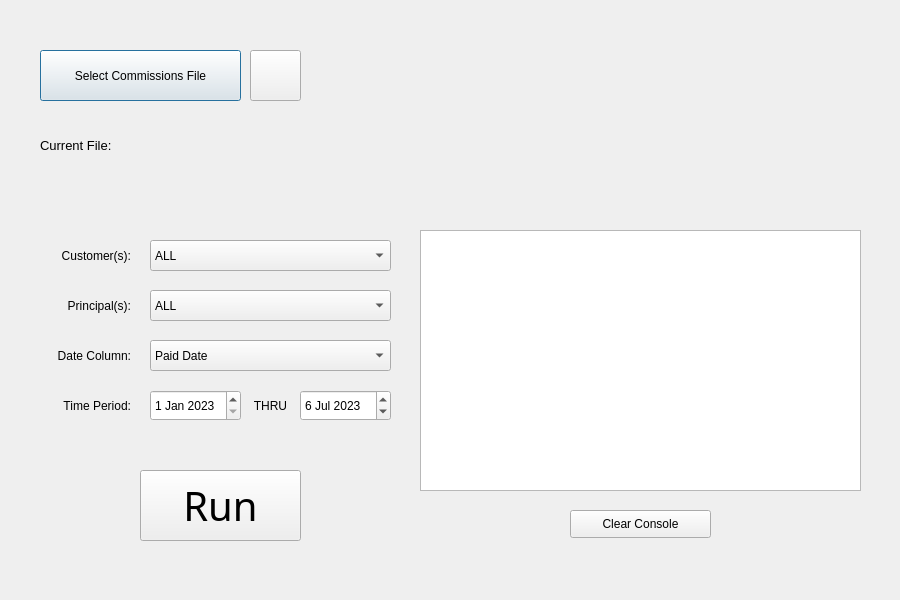
<?xml version="1.0" encoding="UTF-8"?>
<ui version="4.0">
 <class>AutomateExcel</class>
 <widget class="QDialog" name="AutomateExcel">
  <property name="geometry">
   <rect>
    <x>0</x>
    <y>0</y>
    <width>900</width>
    <height>600</height>
   </rect>
  </property>
  <property name="windowTitle">
   <string>Adjust File Screen</string>
  </property>
  <widget class="QPushButton" name="btnSelectFile">
   <property name="geometry">
    <rect>
     <x>40</x>
     <y>50</y>
     <width>201</width>
     <height>51</height>
    </rect>
   </property>
   <property name="text">
    <string>Select Commissions File</string>
   </property>
  </widget>
  <widget class="QTextEdit" name="txtConsole">
   <property name="geometry">
    <rect>
     <x>420</x>
     <y>230</y>
     <width>441</width>
     <height>261</height>
    </rect>
   </property>
   <property name="font">
    <font>
     <family>Dubai Medium</family>
     <pointsize>10</pointsize>
     <weight>50</weight>
     <bold>false</bold>
    </font>
   </property>
   <property name="readOnly">
    <bool>true</bool>
   </property>
   <property name="html">
    <string>&lt;!DOCTYPE HTML PUBLIC &quot;-//W3C//DTD HTML 4.0//EN&quot; &quot;http://www.w3.org/TR/REC-html40/strict.dtd&quot;&gt;
&lt;html&gt;&lt;head&gt;&lt;meta name=&quot;qrichtext&quot; content=&quot;1&quot; /&gt;&lt;style type=&quot;text/css&quot;&gt;
p, li { white-space: pre-wrap; }
&lt;/style&gt;&lt;/head&gt;&lt;body style=&quot; font-family:'Dubai Medium'; font-size:10pt; font-weight:400; font-style:normal;&quot;&gt;
&lt;p style=&quot;-qt-paragraph-type:empty; margin-top:0px; margin-bottom:0px; margin-left:0px; margin-right:0px; -qt-block-indent:0; text-indent:0px;&quot;&gt;&lt;br /&gt;&lt;/p&gt;&lt;/body&gt;&lt;/html&gt;</string>
   </property>
  </widget>
  <widget class="QLabel" name="lblTaarcomImage">
   <property name="geometry">
    <rect>
     <x>550</x>
     <y>40</y>
     <width>181</width>
     <height>171</height>
    </rect>
   </property>
   <property name="acceptDrops">
    <bool>true</bool>
   </property>
   <property name="autoFillBackground">
    <bool>true</bool>
   </property>
   <property name="text">
    <string/>
   </property>
   <property name="pixmap">
    <pixmap>TAARCOM.png</pixmap>
   </property>
   <property name="scaledContents">
    <bool>true</bool>
   </property>
  </widget>
  <widget class="QLabel" name="lbltxtCurrentFile">
   <property name="geometry">
    <rect>
     <x>40</x>
     <y>130</y>
     <width>111</width>
     <height>31</height>
    </rect>
   </property>
   <property name="font">
    <font>
     <pointsize>10</pointsize>
    </font>
   </property>
   <property name="text">
    <string>&lt;html&gt;&lt;head/&gt;&lt;body&gt;&lt;p&gt;&lt;span style=&quot; text-decoration: underline;&quot;&gt;Current File:&lt;/span&gt;&lt;/p&gt;&lt;/body&gt;&lt;/html&gt;</string>
   </property>
  </widget>
  <widget class="QLabel" name="lblSelectedFile">
   <property name="geometry">
    <rect>
     <x>40</x>
     <y>170</y>
     <width>351</width>
     <height>31</height>
    </rect>
   </property>
   <property name="font">
    <font>
     <pointsize>9</pointsize>
    </font>
   </property>
   <property name="text">
    <string>&lt;No File Selected&gt;</string>
   </property>
   <property name="alignment">
    <set>Qt::AlignLeading|Qt::AlignLeft|Qt::AlignTop</set>
   </property>
   <property name="wordWrap">
    <bool>false</bool>
   </property>
  </widget>
  <widget class="QPushButton" name="btnClearConsole">
   <property name="geometry">
    <rect>
     <x>570</x>
     <y>510</y>
     <width>141</width>
     <height>28</height>
    </rect>
   </property>
   <property name="text">
    <string>Clear Console</string>
   </property>
  </widget>
  <widget class="QPushButton" name="btnDeselectFile">
   <property name="geometry">
    <rect>
     <x>250</x>
     <y>50</y>
     <width>51</width>
     <height>51</height>
    </rect>
   </property>
   <property name="icon">
    <iconset>
     <normaloff>clear-file.png</normaloff>clear-file.png</iconset>
   </property>
   <property name="iconSize">
    <size>
     <width>30</width>
     <height>30</height>
    </size>
   </property>
  </widget>
  <widget class="QComboBox" name="drpdwnCustomer">
   <property name="geometry">
    <rect>
     <x>150</x>
     <y>240</y>
     <width>241</width>
     <height>31</height>
    </rect>
   </property>
   <property name="currentText">
    <string>ALL</string>
   </property>
   <item>
    <property name="text">
     <string>ALL</string>
    </property>
   </item>
   <item>
    <property name="text">
     <string>Top 10</string>
    </property>
   </item>
   <item>
    <property name="text">
     <string>Top 25</string>
    </property>
   </item>
   <item>
    <property name="text">
     <string>Top 50</string>
    </property>
   </item>
  </widget>
  <widget class="QPushButton" name="btnRun">
   <property name="geometry">
    <rect>
     <x>140</x>
     <y>470</y>
     <width>161</width>
     <height>71</height>
    </rect>
   </property>
   <property name="font">
    <font>
     <family>Bauhaus 93</family>
     <pointsize>30</pointsize>
    </font>
   </property>
   <property name="text">
    <string>Run</string>
   </property>
  </widget>
  <widget class="QComboBox" name="drpdwnPrincipal">
   <property name="geometry">
    <rect>
     <x>150</x>
     <y>290</y>
     <width>241</width>
     <height>31</height>
    </rect>
   </property>
   <property name="currentText">
    <string>ALL</string>
   </property>
   <item>
    <property name="text">
     <string>ALL</string>
    </property>
   </item>
  </widget>
  <widget class="QLabel" name="lbltxtCustomer">
   <property name="geometry">
    <rect>
     <x>30</x>
     <y>240</y>
     <width>101</width>
     <height>31</height>
    </rect>
   </property>
   <property name="layoutDirection">
    <enum>Qt::LeftToRight</enum>
   </property>
   <property name="text">
    <string>Customer(s):</string>
   </property>
   <property name="alignment">
    <set>Qt::AlignRight|Qt::AlignTrailing|Qt::AlignVCenter</set>
   </property>
  </widget>
  <widget class="QLabel" name="lbltxtPrincipal">
   <property name="geometry">
    <rect>
     <x>30</x>
     <y>290</y>
     <width>101</width>
     <height>31</height>
    </rect>
   </property>
   <property name="text">
    <string>Principal(s):</string>
   </property>
   <property name="alignment">
    <set>Qt::AlignRight|Qt::AlignTrailing|Qt::AlignVCenter</set>
   </property>
  </widget>
  <widget class="QLabel" name="lbltxtDateColumn">
   <property name="geometry">
    <rect>
     <x>30</x>
     <y>340</y>
     <width>101</width>
     <height>31</height>
    </rect>
   </property>
   <property name="text">
    <string>Date Column:</string>
   </property>
   <property name="alignment">
    <set>Qt::AlignRight|Qt::AlignTrailing|Qt::AlignVCenter</set>
   </property>
  </widget>
  <widget class="QLabel" name="lbltxtTimePeriod">
   <property name="geometry">
    <rect>
     <x>30</x>
     <y>390</y>
     <width>101</width>
     <height>31</height>
    </rect>
   </property>
   <property name="text">
    <string>Time Period:</string>
   </property>
   <property name="alignment">
    <set>Qt::AlignRight|Qt::AlignTrailing|Qt::AlignVCenter</set>
   </property>
  </widget>
  <widget class="QComboBox" name="drpdwnDateColumn">
   <property name="geometry">
    <rect>
     <x>150</x>
     <y>340</y>
     <width>241</width>
     <height>31</height>
    </rect>
   </property>
   <item>
    <property name="text">
     <string>Paid Date</string>
    </property>
   </item>
   <item>
    <property name="text">
     <string>Invoice Date</string>
    </property>
   </item>
   <item>
    <property name="text">
     <string>N/A</string>
    </property>
   </item>
  </widget>
  <widget class="QDateEdit" name="dateStartDate">
   <property name="geometry">
    <rect>
     <x>150</x>
     <y>390</y>
     <width>91</width>
     <height>31</height>
    </rect>
   </property>
   <property name="dateTime">
    <datetime>
     <hour>0</hour>
     <minute>0</minute>
     <second>0</second>
     <year>2023</year>
     <month>1</month>
     <day>1</day>
    </datetime>
   </property>
  </widget>
  <widget class="QDateEdit" name="dateEndDate">
   <property name="geometry">
    <rect>
     <x>300</x>
     <y>390</y>
     <width>91</width>
     <height>31</height>
    </rect>
   </property>
   <property name="dateTime">
    <datetime>
     <hour>0</hour>
     <minute>0</minute>
     <second>0</second>
     <year>2023</year>
     <month>7</month>
     <day>6</day>
    </datetime>
   </property>
  </widget>
  <widget class="QLabel" name="lbltxtThru">
   <property name="geometry">
    <rect>
     <x>240</x>
     <y>390</y>
     <width>61</width>
     <height>31</height>
    </rect>
   </property>
   <property name="text">
    <string>THRU</string>
   </property>
   <property name="alignment">
    <set>Qt::AlignCenter</set>
   </property>
  </widget>
 </widget>
 <resources/>
 <connections/>
</ui>
